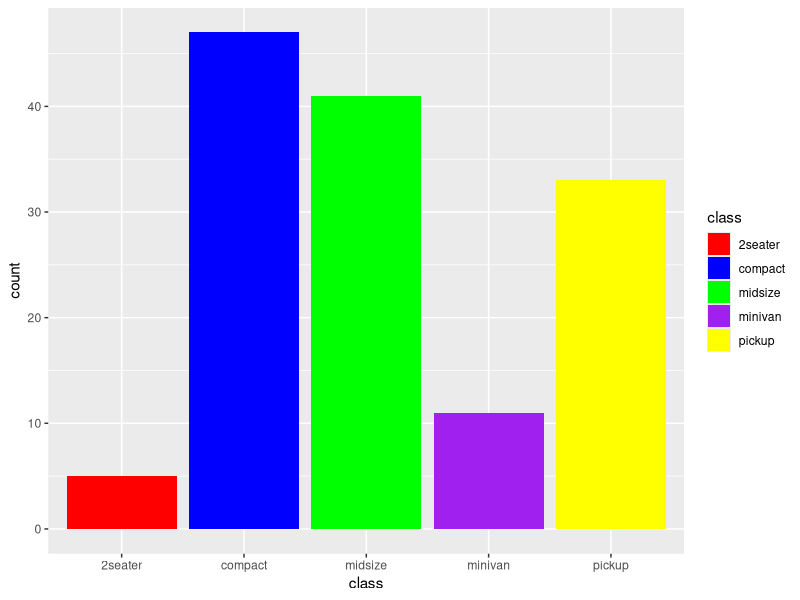
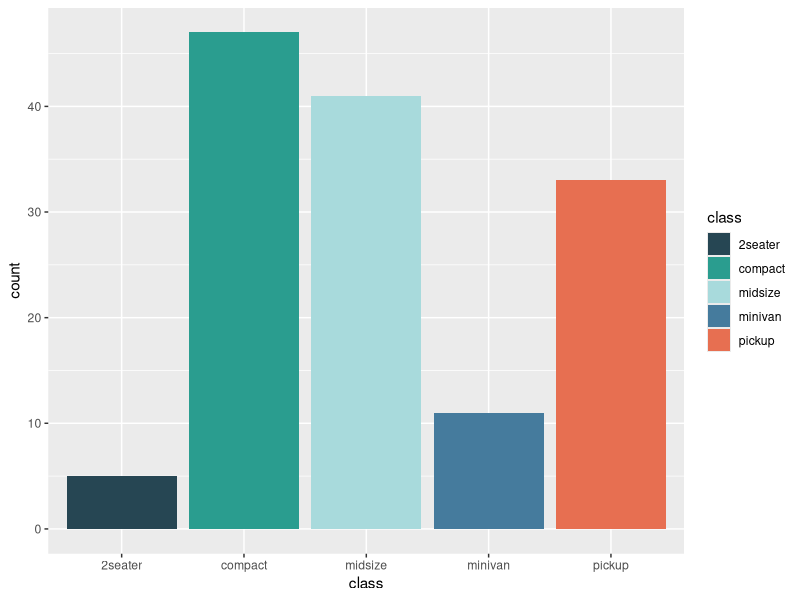
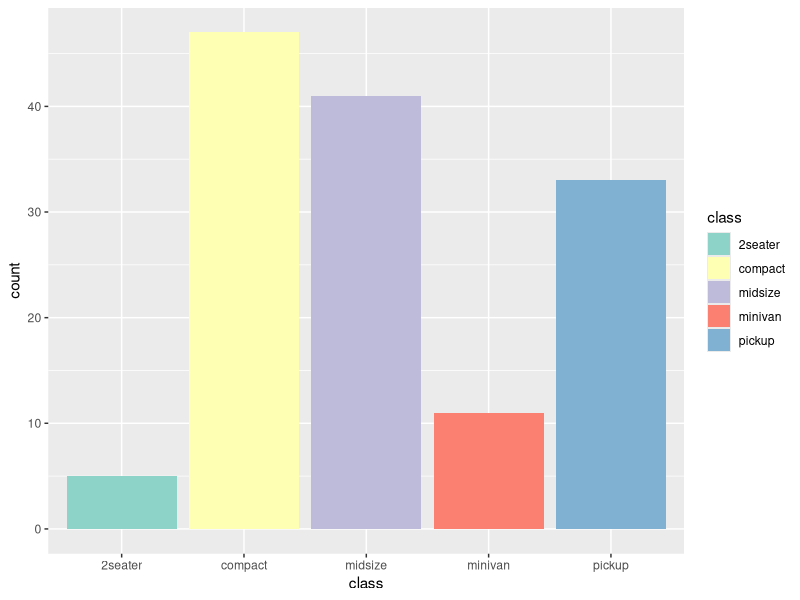

Source code (R) for these figures, in order:
## ---- chunk 1
knitr::opts_chunk$set(echo = TRUE)
## ---- chunk 2
library(tidyverse) # or library(ggplot2)
## ---- chunk 3
options(ggplot2.discrete.fill = c("red", "blue", "green", "purple", "yellow"))

mpg %>%
  filter(!(class %in% c("subcompact", "suv"))) %>%
  ggplot(aes(class, fill = class)) +
  geom_bar()
## ---- chunk 4
options(ggplot2.discrete.fill = c("#264653", "#2a9d8f", "#a8dadc", "#457b9d", "#e76f51"))

mpg %>%
  filter(!(class %in% c("subcompact", "suv"))) %>%
  ggplot(aes(class, fill = class)) +
  geom_bar()
## ---- chunk 5
options(ggplot2.discrete.fill = RColorBrewer::brewer.pal(12, "Set3"))

mpg %>%
  filter(!(class %in% c("subcompact", "suv"))) %>%
  ggplot(aes(class, fill = class)) +
  geom_bar()
